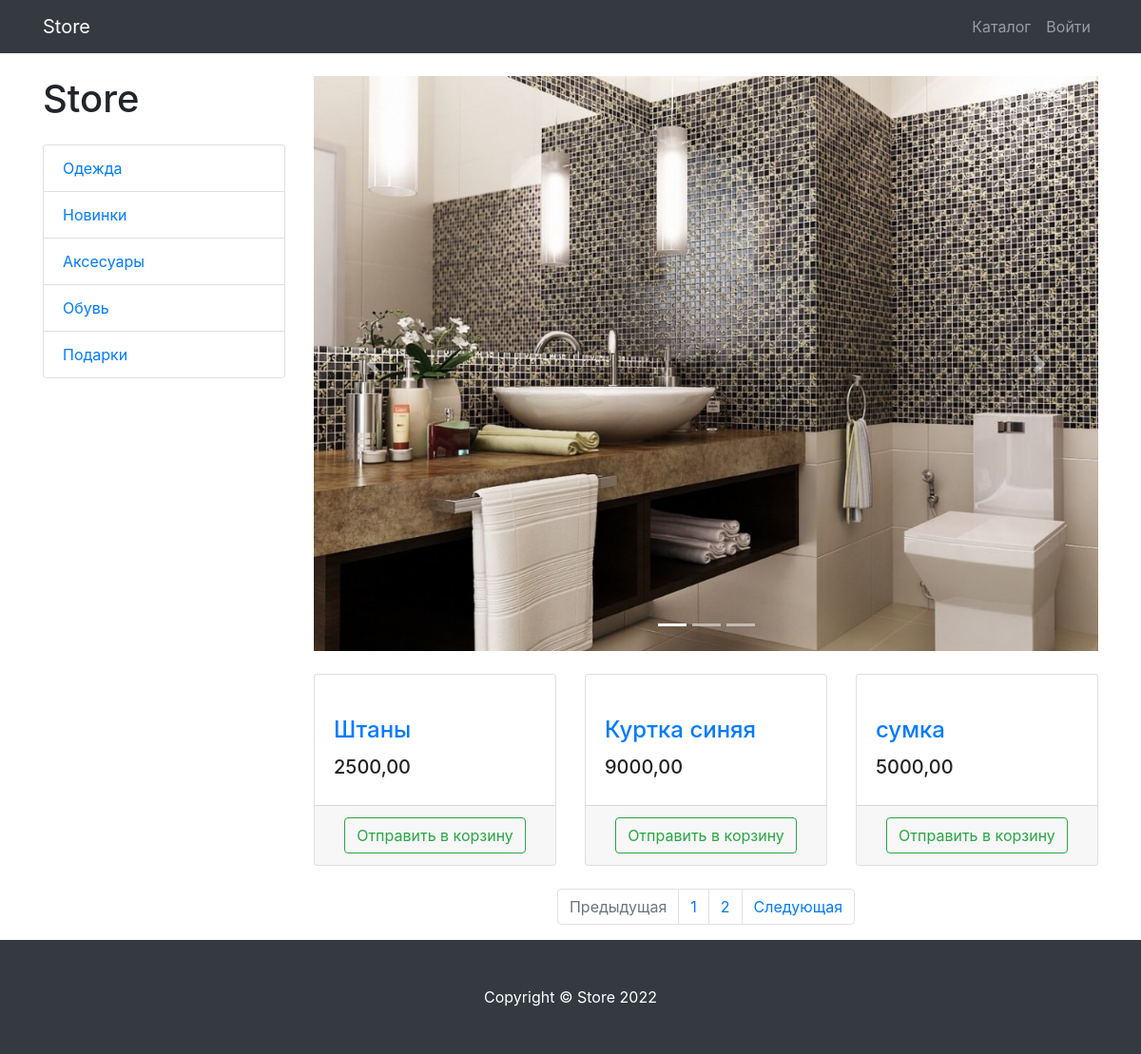
Screenshot of /products/ with the database file from the repository.
### products/models.py (models this page shows, shortened)
class ProductCategory(models.Model):
    name = models.CharField(max_length=128)
    description = models.TextField(null=True, blank=True)

class Product(models.Model):
    name = models.CharField(max_length=256)
    description = models.TextField()
    price = models.DecimalField(max_digits=6, decimal_places=2)
    quantity = models.PositiveIntegerField(default=0)
    image = models.ImageField(upload_to='products_images')
    category = models.ForeignKey(to=ProductCategory, on_delete=models.CASCADE)

### products/views.py (the view)
# urls.py: path('', products, name='index'),
def products(request, category_id=None, page_number=1):
    products = Product.objects.filter(category_id=category_id) if category_id else Product.objects.all()
    per_page = 3
    paginator = Paginator(products, per_page)
    products_paginator = paginator.page(page_number)
    context = {
        'title': 'Store - Каталог',
        'categories': ProductCategory.objects.all(),
        'products': products_paginator,
    }
    return render(request, 'products/products.html', context)

### products/templates/products/products.html (shortened to what this page needs)
{% extends 'products/base.html' %}
{% load static %}
{% block css %}
     <link href="{% static 'vendor/css/products.css' %}" rel="stylesheet">
{% endblock %}
{% block content %}
     <div class="container">
    <div class="row">
        <div class="col-lg-3">
            <h1 class="my-4">Store</h1>
            <div class="list-group">
                {% for category in categories %}
                    <a href="{% url 'products:category' category.id %}" class="list-group-item">
                        {{ category.name }}
                    </a>
                {% endfor %}
            </div>
        </div>
        <div class="col-lg-9">
            <div id="carouselExampleIndicators" class="carousel slide my-4" data-ride="carousel">
                <ol class="carousel-indicators">
                    <li data-target="#carouselExampleIndicators" data-slide-to="0" class="active"></li>
                    <li data-target="#carouselExampleIndicators" data-slide-to="1"></li>
                    <li data-target="#carouselExampleIndicators" data-slide-to="2"></li>
                </ol>
                <div class="carousel-inner" role="listbox">
                    <div class="carousel-item active">
                        <img class="d-block img-fluid" src="static/vendor/img/slides/slide-1.jpg" alt="First slide">
                    </div>
                </div>
                <a class="carousel-control-prev" href="#carouselExampleIndicators" role="button" data-slide="prev">
                    <span class="carousel-control-prev-icon" aria-hidden="true"></span>
                </a>
                <a class="carousel-control-next" href="#carouselExampleIndicators" role="button" data-slide="next">
                    <span class="carousel-control-next-icon" aria-hidden="true"></span>
                </a>
            </div>
            <div class="row">
                {% for product in products %}
                <div class="col-lg-4 col-md-6 mb-4">
                    <div class="card h-100">
                        <a href="#">
                        </a>
                        <div class="card-body">
                            <h4 class="card-title">
                                <a href="#">{{ product.name }}</a>
                            </h4>
                            <h5>{{ product.price }}</h5>
                        </div>
                        <div class="card-footer text-center">
                            <a class="btn btn-outline-success"
                               href="{% url 'products:basket_add' product.id %}">
                                Отправить в корзину
                            </a>
                        </div>
                    </div>
                </div>
                {% endfor %}
            </div>
            <nav aria-label="Page navigation example">
                <ul class="pagination justify-content-center">
                    <li class="page-item {% if not products.has_previous %} disabled {% endif %}">
                        <a class="page-link"
                           href="{% if products.has_previous %} {% url 'products:paginator' products.previous_page_number %} {% else %} # {% endif %}"
                           tabindex="-1" aria-disabled="true">
                            Предыдущая
                        </a>
                    </li>
                    {% for page in products.paginator.page_range %}
                         <li class="page-item">
                             <a class="page-link" href="{% url 'products:paginator' page %}">
                                 {{ page }}
                             </a>
                         </li>
                    {% endfor %}
                    <li class="page-item {% if not products.has_next %} disabled {% endif %}">
                        <a class="page-link"
                           href="{% if products.has_next %} {% url 'products:paginator' products.next_page_number %} {% else %} # {% endif %}">
                            Следующая
                        </a>
                    </li>
                </ul>
            </nav>
        </div>
    </div>
</div>
{% endblock %}
{% block footer %}
     <footer class="py-5 bg-dark">
    <div class="container">
        <p class="m-0 text-center text-white">Copyright &copy; Store 2022</p>
    </div>
</footer>
{% endblock %}

### rows the page displays
ProductCategory: name "Одежда"
ProductCategory: name "Новинки"
ProductCategory: name "Аксесуары"
ProductCategory: name "Обувь"
ProductCategory: name "Подарки"
Product: name "Штаны", price "2500,00"
Product: name "Куртка синяя", price "9000,00"
Product: name "сумка", price "5000,00"

### other values shown
{{ page }} "1" "2"
